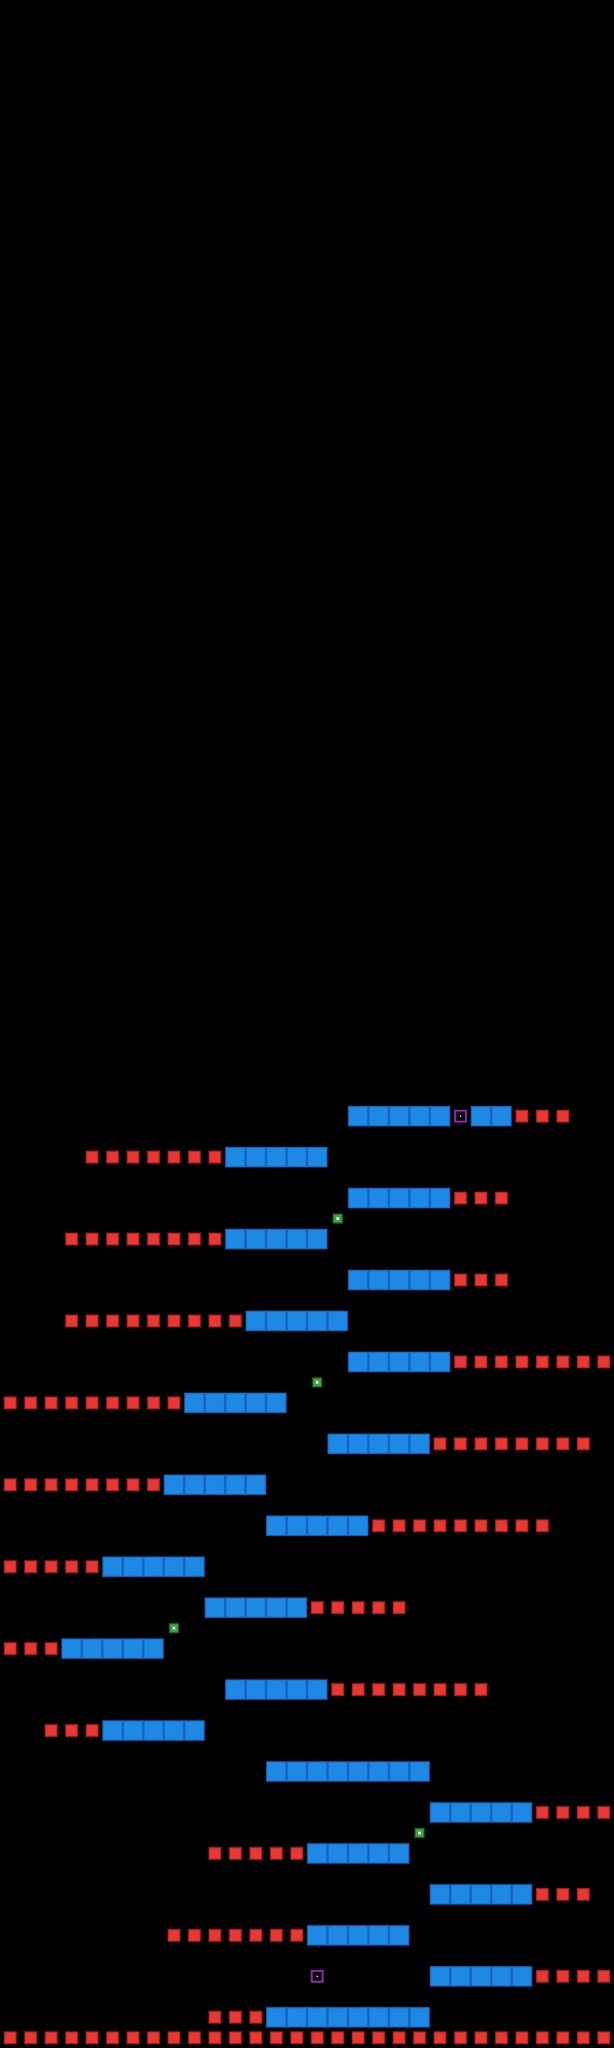

This game map was drawn from its Tiled (.tmx) file and the tilesets committed beside it. A one-line description and the trimmed map source follow:
An orthogonal 30x100 tile map with 32x32 px tiles, 7 tile layers (platform, jumppads, orbs, danger, ...).

<map version="1.10" tiledversion="1.11.2" orientation="orthogonal" renderorder="right-down" width="30" height="100" tilewidth="32" tileheight="32" infinite="0" nextlayerid="9" nextobjectid="1">
 <editorsettings>
  <export target="../materials/level3.json" format="json" />
 </editorsettings>
 <tileset firstgid="1" source="geometry_level_tiles.tsx" />
 <layer id="1" name="platform" width="30" height="100">
  <data>[3000 cells, 249 non-empty, 1 distinct tile ids]</data>
 </layer>
 <layer id="6" name="jumppads" width="30" height="100">
  <data>[3000 cells, 0 non-empty, 0 distinct tile ids]</data>
 </layer>
 <layer id="5" name="orbs" width="30" height="100">
  <data>[3000 cells, 4 non-empty, 1 distinct tile ids]</data>
 </layer>
 <layer id="4" name="danger" width="30" height="100">
  <data>[3000 cells, 155 non-empty, 1 distinct tile ids]</data>
 </layer>
 <layer id="2" name="spawn" width="30" height="100">
  <data>[3000 cells, 1 non-empty, 1 distinct tile ids]</data>
 </layer>
 <layer id="7" name="end" width="30" height="100">
  <data>[3000 cells, 1 non-empty, 1 distinct tile ids]</data>
 </layer>
 <layer id="8" name="checkpoints" width="30" height="100">
  <data>[3000 cells, 0 non-empty, 0 distinct tile ids]</data>
 </layer>
</map>
